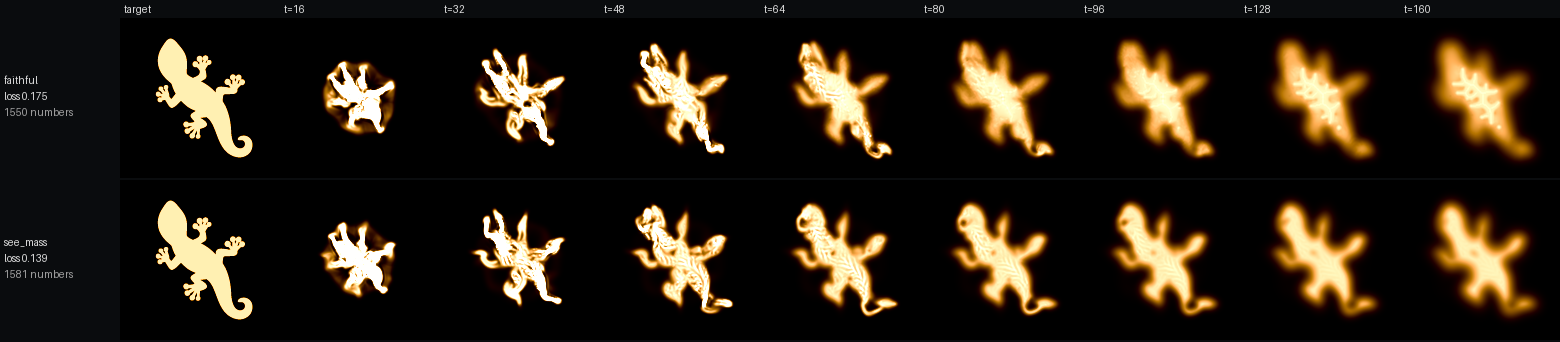

Write Python code to recreate this figure.
"""Every variant's best checkpoint grown side by side, and a summary JSON.

  python3 fca_gecko_compare.py faithful see_mass centres48 hidden6 seedlow3
writes fca_gecko_compare.png (rows = variants, columns = target and t = 16 ... 160) and
fca_gecko_summary.json (loss per variant at each step, trainable numbers, iterations).
"""
import sys, os, json, argparse
import torch
import fluoddity_ca_gecko as f
from PIL import Image, ImageDraw

HERE = os.path.dirname(os.path.abspath(__file__))
torch.set_num_threads(1)
COLS = [16, 32, 48, 64, 80, 96, 128, 160]
DEFAULTS = dict(colour=False, pool=0, wcol=0.5, hue_sens=None, hue_off=0.33, train_hue_off=1, seg_min=32, seg_max=64, score_every=4, eval_every=50, learn_seed_h=1, seed_lowres=0, rollback=0, ckpt_min=10, opt="grad")


def main(tags):
    rows, summ = [], {}
    for tag in tags:
        p = os.path.join(HERE, f"fca_gecko_{tag}.pt")
        if not os.path.exists(p): continue
        ck = torch.load(p, weights_only=False)
        a = argparse.Namespace(**{**DEFAULTS, **ck["args"]})
        pre = {q["name"]: q for q in f.load_presets()}
        m = f.FCA(a, pre[ck["preset"]]); m.load_state_dict(ck["state"])
        tgt = f.load_target(a); total = float(tgt.sum())
        with torch.no_grad():
            out, S, _ = m.run(total, max(COLS), keep=set(COLS), ckpt=False)
        Ls = {t: float(f.ms_loss(out[t], tgt)) for t in COLS}
        fit = sum(Ls[t] for t in (48, 64, 80, 96)) / 4
        ntrain = sum(q.numel() for q in m.parameters() if q.requires_grad)
        summ[tag] = dict(loss_fit=round(fit, 4), loss_at={t: round(v, 4) for t, v in Ls.items()},
                         train_best_ema=ck.get("best"), iterations=ck.get("it", -1) + 1, trainable=ntrain,
                         preset=ck["preset"], mass_drift=float(S[0].sum()) / total - 1,
                         flags={k: ck["args"].get(k) for k in ("see_mass", "centres", "hidden", "seed_lowres", "learn_seed_h", "learn_seed_v", "init_from", "gdamp", "lr")})
        rows.append((tag, fit, ntrain, tgt, out))
        print(tag, summ[tag]["loss_fit"], ntrain, flush=True)
    n = 256; c0 = (n - 160) // 2
    crop = lambda im: im[c0:c0 + 160, c0:c0 + 160]
    W, H = 120 + 160 * (len(COLS) + 1), 18 + 162 * len(rows)
    sheet = Image.new("RGB", (W, H), (10, 12, 14)); d = ImageDraw.Draw(sheet)
    d.text((124, 3), "target", fill=(220, 220, 220))
    for j, t in enumerate(COLS): d.text((124 + 160 * (j + 1), 3), f"t={t}", fill=(220, 220, 220))
    for i, (tag, fit, ntrain, tgt, out) in enumerate(rows):
        y = 18 + 162 * i; vmax = float(tgt.max()) * 1.2
        d.text((4, y + 56), tag, fill=(220, 220, 220)); d.text((4, y + 72), f"loss {fit:.3f}", fill=(220, 220, 220))
        d.text((4, y + 88), f"{ntrain} numbers", fill=(160, 160, 160))
        sheet.paste(Image.fromarray(crop(f.to_img(tgt, vmax))), (120, y))
        for j, t in enumerate(COLS):
            sheet.paste(Image.fromarray(crop(f.to_img(out[t], vmax))), (120 + 160 * (j + 1), y))
    sheet.save(os.path.join(HERE, "fca_gecko_compare.png"))
    json.dump(summ, open(os.path.join(HERE, "fca_gecko_summary.json"), "w"), indent=1)


if __name__ == "__main__":
    main(sys.argv[1:] or ["faithful", "see_mass", "centres48", "hidden6", "seedlow3"])
